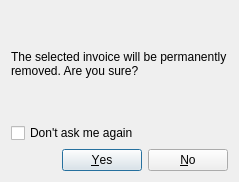
<?xml version="1.0" encoding="UTF-8"?>
<ui version="4.0">
 <class>ConfirmRemoveDialog</class>
 <widget class="QDialog" name="ConfirmRemoveDialog">
  <property name="geometry">
   <rect>
    <x>0</x>
    <y>0</y>
    <width>239</width>
    <height>182</height>
   </rect>
  </property>
  <property name="windowTitle">
   <string>Remove Confirmation</string>
  </property>
  <layout class="QVBoxLayout" name="verticalLayout">
   <item>
    <widget class="QLabel" name="message">
     <property name="text">
      <string>The selected invoice will be permanently removed. Are you sure?</string>
     </property>
     <property name="wordWrap">
      <bool>true</bool>
     </property>
    </widget>
   </item>
   <item>
    <widget class="QCheckBox" name="dontAskCheckbox">
     <property name="text">
      <string>Don't ask me again</string>
     </property>
    </widget>
   </item>
   <item>
    <widget class="QDialogButtonBox" name="buttonBox">
     <property name="orientation">
      <enum>Qt::Horizontal</enum>
     </property>
     <property name="standardButtons">
      <set>QDialogButtonBox::No|QDialogButtonBox::Yes</set>
     </property>
    </widget>
   </item>
  </layout>
 </widget>
 <resources/>
 <connections>
  <connection>
   <sender>buttonBox</sender>
   <signal>accepted()</signal>
   <receiver>ConfirmRemoveDialog</receiver>
   <slot>accept()</slot>
   <hints>
    <hint type="sourcelabel">
     <x>248</x>
     <y>254</y>
    </hint>
    <hint type="destinationlabel">
     <x>157</x>
     <y>274</y>
    </hint>
   </hints>
  </connection>
  <connection>
   <sender>buttonBox</sender>
   <signal>rejected()</signal>
   <receiver>ConfirmRemoveDialog</receiver>
   <slot>reject()</slot>
   <hints>
    <hint type="sourcelabel">
     <x>316</x>
     <y>260</y>
    </hint>
    <hint type="destinationlabel">
     <x>286</x>
     <y>274</y>
    </hint>
   </hints>
  </connection>
 </connections>
</ui>
